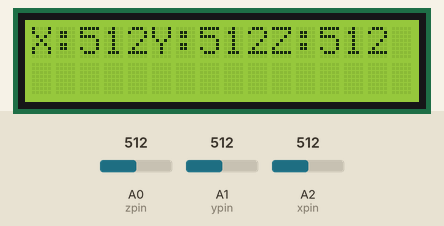
Recording of a sketch running on a simulated Arduino Uno, built with avr-gcc and run on an emulated ATmega328P. Parts: 16×2 character LCD. Inputs (shaded band) come from the test bench; at power-on: A0 (zpin) = 512, A1 (ypin) = 512, A2 (xpin) = 512.

Above: at 2.2 s.
2.3 s: A0 (zpin) set to 716
At 3.6 s:
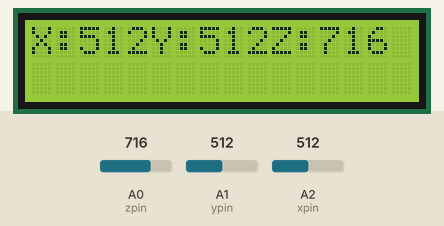
4.1 s: A1 (ypin) set to 716
At 5.5 s:
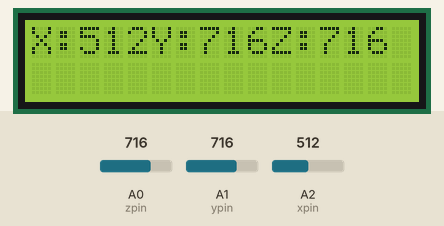
5.8 s: A2 (xpin) set to 716
At 6.3 s:
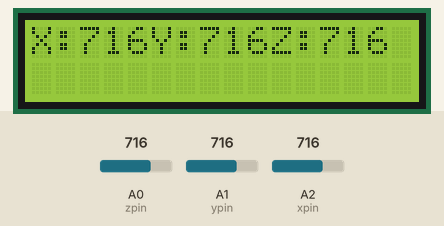
7.4 s: A0 (zpin) set to 900
At 8.3 s:
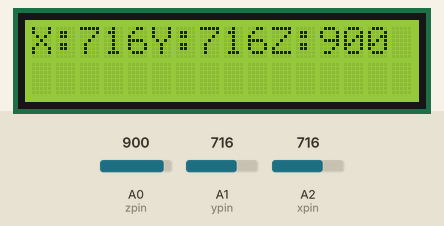
9.0 s: A1 (ypin) set to 11
At 10.2 s:
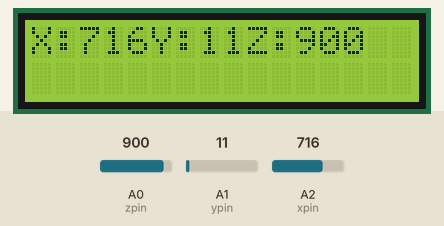
12.0 s: A1 (ypin) set to 8
At 12.8 s:
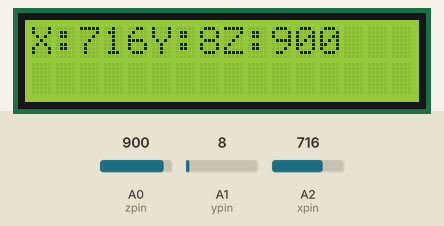
Timing chart, 0 to 14.9 s (numbered marks = the images above; inputs shaded):
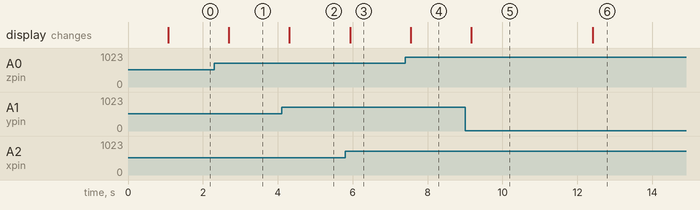

Measured:
- after the input at 2.3 s, the display: changes after 0.39 s (image 1)
- after the input at 4.1 s, the display: changes after 0.21 s (image 2)
- after the input at 5.8 s, the display: changes after 0.13 s (image 3)
- after the input at 7.4 s, the display: changes after 0.15 s (image 4)
- after the input at 9.0 s, the display: changes after 0.17 s (image 5)
- after the input at 12.0 s, the display: changes after 0.41 s (image 6)

The sketch:

ADXL335_ACCELEROMETER_TEST.ino
```cpp
// X, Y Z values of Accelerometer are displayed in the LCD
//===========================================================
#include <LiquidCrystal.h>
LiquidCrystal lcd(10, 11, 4, 5, 6, 7);

const int xpin = A2;                  // x-axis of the accelerometer
const int ypin = A1;                  // y-axis of the accelerometer
const int zpin = A0;                  // z-axis of the accelerometer

int x;
int y;
int z;
//========================================================
void setup(){
  Serial.begin(9600);
  lcd.begin(16, 2);
  lcd.print(" Arduino - IoT");  //Display this in first line
  lcd.setCursor(0, 1);
  lcd.print("Development Kit");   //Display this in second line
  delay(1000);
}//========================================================
void loop(){
  x = analogRead(xpin);
  y = analogRead(ypin);
  z = analogRead(zpin);
  lcd.clear();
  lcd.print("X:");
  lcd.print(x);
  lcd.print("Y:");
  lcd.print(y);
  lcd.print("Z:");
  lcd.print(z);
  delay(400);

}
//========================================================
```
